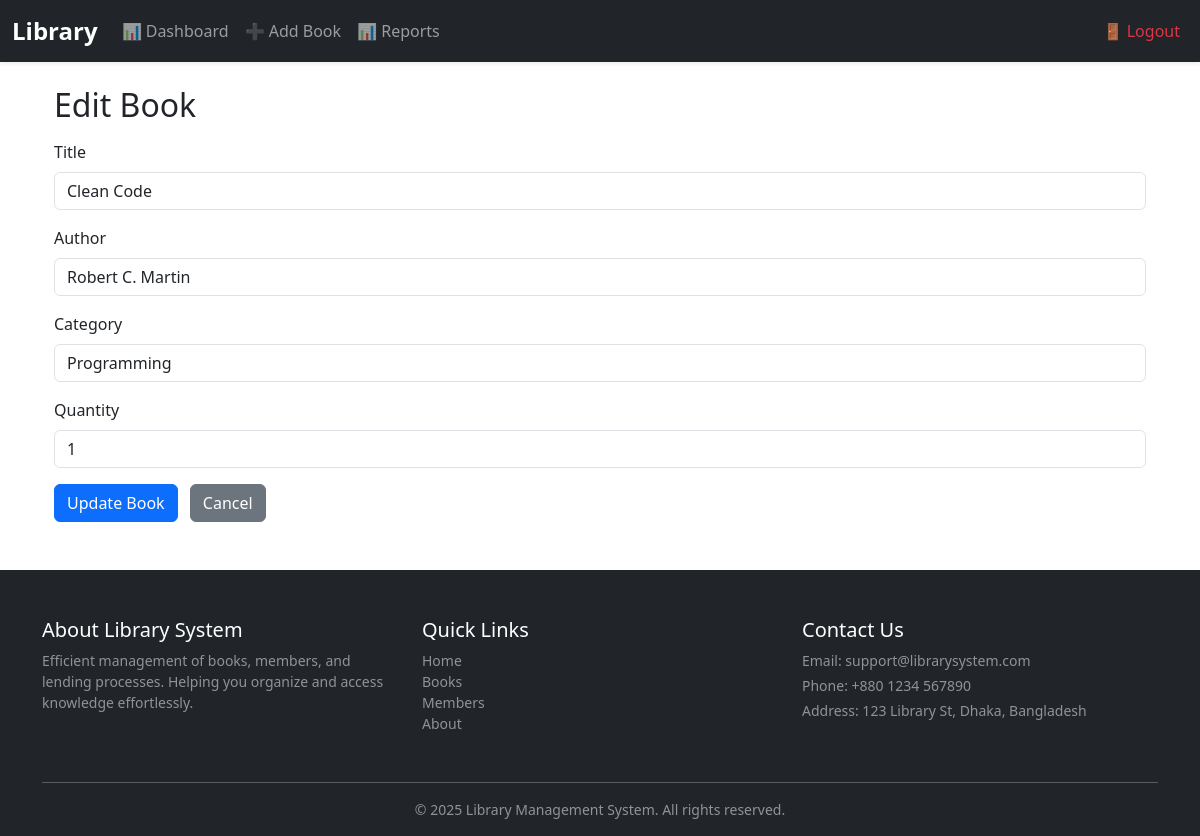
Page /libary/admin/edit_book.php?id=2 (signed in) on the committed database.
### tables this page shows
CREATE TABLE `books` (
  `id` int NOT NULL AUTO_INCREMENT,
  `title` varchar(200) NOT NULL,
  `author` varchar(150) NOT NULL,
  `category` varchar(100) DEFAULT NULL,
  `quantity` int DEFAULT '1',
  `created_at` timestamp NULL DEFAULT CURRENT_TIMESTAMP,
  PRIMARY KEY (`id`)
);

### libary/admin/edit_book.php (the view, shortened to what this page needs)
<?php
require_once '../config.php';
$id = intval($_GET['id'] ?? 0);
$stmt = $conn->prepare("SELECT id, title, author, category, quantity, created_at FROM books WHERE id = ?");
$stmt->bind_param('i', $id);
$stmt->execute();
$book = $stmt->get_result()->fetch_assoc();
require '../header.php';
?>
<div class="container mt-3">
  <h2>Edit Book</h2>
  <form method="post" class="mt-3">
    <div class="mb-3">
      <label class="form-label">Title</label>
      <input class="form-control" name="title" required value="<?= htmlspecialchars($book['title'] ?? '') ?>">
    </div>
    <div class="mb-3">
      <label class="form-label">Author</label>
      <input class="form-control" name="author" required value="<?= htmlspecialchars($book['author'] ?? '') ?>">
    </div>
    <div class="mb-3">
      <label class="form-label">Category</label>
      <input class="form-control" name="category" value="<?= htmlspecialchars($book['category'] ?? '') ?>">
    </div>
    <div class="mb-3">
      <label class="form-label">Quantity</label>
      <input class="form-control" name="quantity" type="number" min="0" value="<?= (int)($book['quantity'] ?? 1) ?>">
    </div>
    <button class="btn btn-primary">Update Book</button>
    <a class="btn btn-secondary ms-2" href="/admin/index.php">Cancel</a>
  </form>
</div>
<?php require '../footer.php'; ?>

### rows in the picture
books: title "Clean Code", author "Robert C. Martin", category "Programming", quantity "1"
